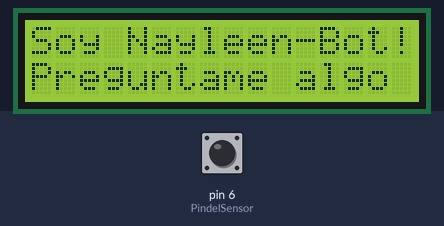
This sketch was run on a simulated Arduino Uno, built with avr-gcc and run on an emulated ATmega328P. Parts: 16×2 character LCD. Inputs (shaded band) come from the test bench; at power-on: pin 6 (PindelSensor) LOW. Random numbers use the default seed unless the sketch sets one.

Above: at 1.2 s.
1.3 s: pin 6 (PindelSensor) pulsed HIGH 5 times (0.12 s each, 0.3 s apart)
At 2.2 s:
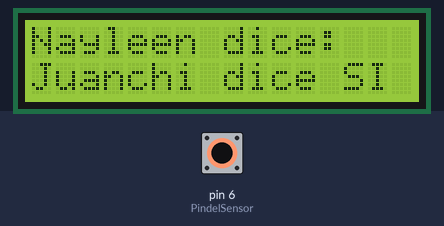
At 3.3 s:
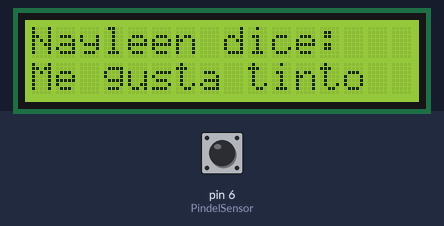
4.3 s: pin 6 (PindelSensor) pulsed HIGH 2 times (0.12 s each, 0.3 s apart)
At 4.8 s:
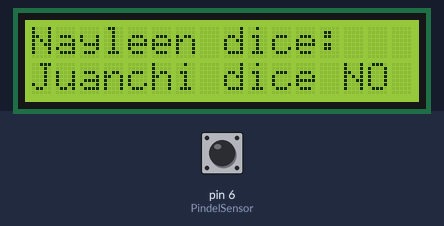
Timing chart, 0 to 7.3 s (numbered marks = the images above; inputs shaded):
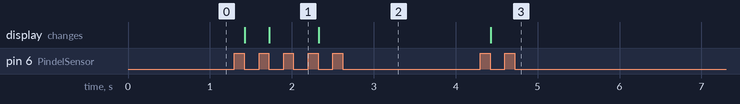

The sketch:

6_bola.ino
```cpp
#include <LiquidCrystal.h>
LiquidCrystal lcd(12, 11, 5, 4, 3, 2);

const int PindelSensor = 6;
int EstadodelSensor = 0;
int EstadoPreviodelSensor = 0;
int Contestar;

void setup() {
  lcd.begin(16, 2);
  pinMode(PindelSensor, INPUT);

  lcd.print("Soy Nayleen-Bot!");

  lcd.setCursor(0, 1);
  lcd.print("Preguntame algo");
}

void loop() {
  EstadodelSensor = digitalRead(PindelSensor);

  if(EstadodelSensor != EstadoPreviodelSensor){
    if(EstadodelSensor == LOW){
      Contestar = random(8);

      lcd.clear();
      lcd.setCursor(0, 0);
      lcd.print("Nayleen dice:");
      lcd.setCursor(0, 1);

      switch(Contestar){
        case 0:
        lcd.print("Juanchi dice NO");
        break;
        case 1:
        lcd.print("Juanchi dice SI");
        break;
        case 2:
        lcd.print("Me gusta tinto");
        break;
        case 3:
        lcd.print("Quiero vino");
        break;
        case 4:
        lcd.print("mmm no se");
        break;
        case 5:
        lcd.print("Creo que no");
        break;
        case 6:
        lcd.print("Puede ser");
        break;
        case 7:
        lcd.print("Estoy de acuerdo");
        break;
      }
    }
  }

  EstadoPreviodelSensor = EstadodelSensor;

}
```

Measured:
- after the input at 1.3 s, the display: first changes after 0.13 s (image 1 shows a later state)
- after the input at 4.3 s, the display: changes after 0.13 s (image 3)
